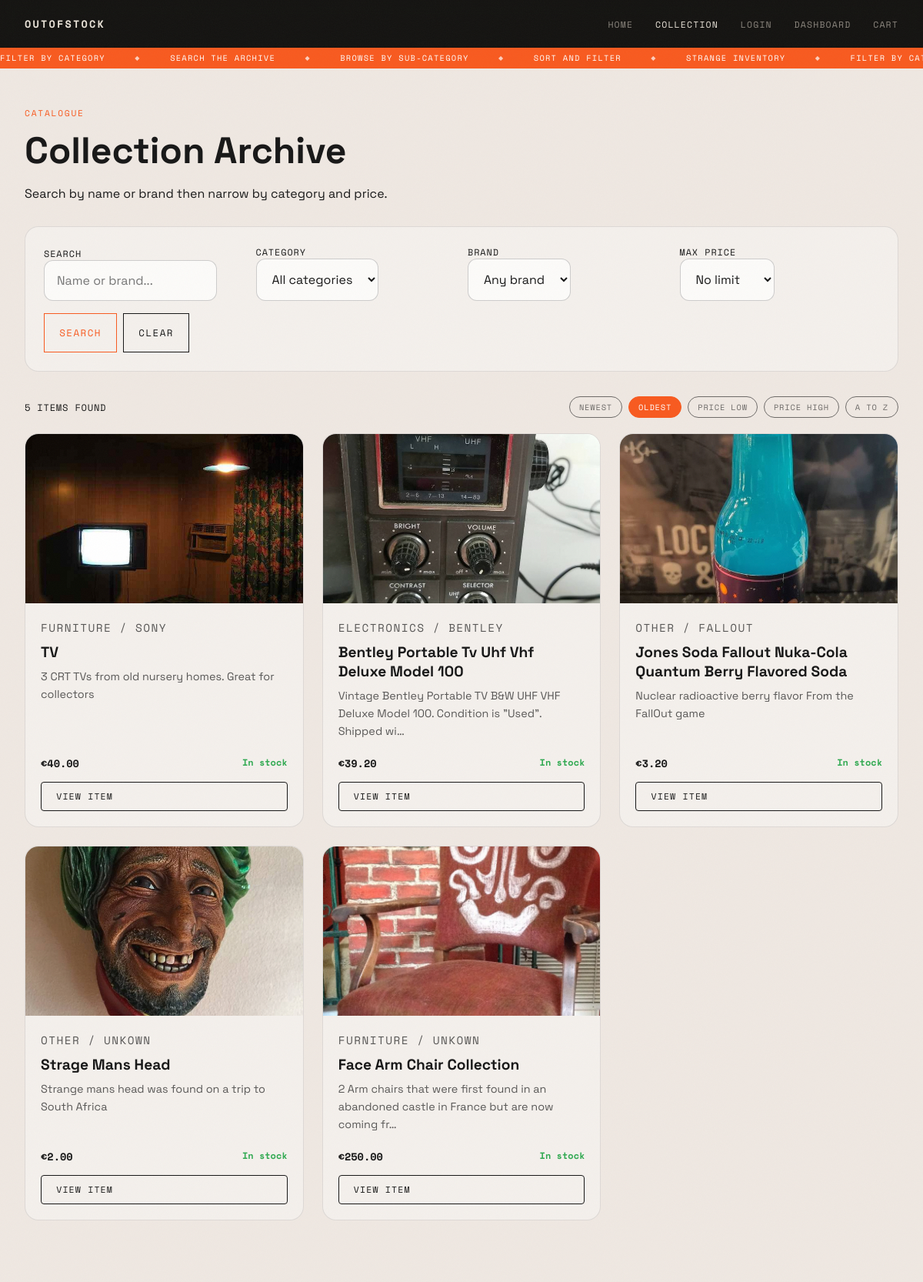
The page /products/?q=&category=&subcategory=&brand=&max_price=&sort=oldest on the database its author committed.
### store/models.py (models this page shows, shortened)
class Product(models.Model):
    owner       = models.ForeignKey(User, on_delete=models.CASCADE, related_name='products', null=True, blank=True)
    category    = models.ForeignKey(Category, on_delete=models.CASCADE)
    name        = models.CharField(max_length=150)
    brand       = models.CharField(max_length=100, blank=True)
    description = models.TextField()
    price       = models.DecimalField(max_digits=8, decimal_places=2)
    image       = models.ImageField(upload_to='products/', blank=True, null=True)
    stock       = models.PositiveIntegerField(default=0)

class Category(models.Model):
    name        = models.CharField(max_length=100)
    description = models.TextField(blank=True)
    parent      = models.ForeignKey(
        'self',
        on_delete=models.SET_NULL,
        null=True,
        blank=True,
        related_name='subcategories'
    )
    class Meta:
        verbose_name_plural = 'Categories'

### store/views.py (the view)
# urls.py: path('products/',                           views.products,             name='products'),
def products(request):
    items = Product.objects.all()
    top_categories = Category.objects.filter(parent=None)
    categories = Category.objects.all()
    query = request.GET.get('q', '')
    category_id = request.GET.get('category', '')
    subcategory_id = request.GET.get('subcategory', '')
    max_price = request.GET.get('max_price', '')
    brand_filter = request.GET.get('brand', '')
    sort_by = request.GET.get('sort', 'newest')
    if query:
        items = items.filter(Q(name__icontains=query) | Q(brand__icontains=query))
    if subcategory_id:
        items = items.filter(category__id=subcategory_id)
    elif category_id:
        items = items.filter(Q(category__id=category_id) | Q(category__parent__id=category_id))
    if max_price:
        try:
            items = items.filter(price__lte=float(max_price))
        except:
            pass
    if brand_filter:
        items = items.filter(brand__icontains=brand_filter)
    if sort_by == 'price_asc':
        items = items.order_by('price')
    elif sort_by == 'price_desc':
        items = items.order_by('-price')
    elif sort_by == 'oldest':
        items = items.order_by('id')
    elif sort_by == 'az':
        items = items.order_by('name')
    else:
        items = items.order_by('-id')
    all_brands = Product.objects.exclude(brand='').values_list('brand', flat=True).distinct()
    subcategories = []
    if category_id:
        subcategories = list(Category.objects.filter(parent__id=category_id).values('id', 'name'))
    return render(request, 'store/products.html', {
        'products': items,
        'top_categories': top_categories,
        'categories': categories,
        'subcategories': subcategories,
        'all_brands': all_brands,
        'query': query,
        'selected_cat': category_id,
        'selected_subcat': subcategory_id,
        'selected_price': max_price,
        'selected_brand': brand_filter,
        'sort_by': sort_by,
        'result_count': items.count(),
    })

### store/templates/store/products.html (shortened to what this page needs)
{% load static %}
<!DOCTYPE html>
<html lang="en">
<head>
  <link rel="stylesheet" href="{% static 'store/css/shared.css' %}">
  <link rel="stylesheet" href="{% static 'store/css/collection.css' %}">
</head>
<body class="theme-light inner-page-body">
  <div class="noise"></div>
  <header class="site-header">
    <a href="{% url 'home' %}" class="logo">OUTOFSTOCK</a>
    <nav class="main-nav">
      <a href="{% url 'home' %}">Home</a>
      <a href="{% url 'products' %}" class="active-link">Collection</a>
      {% if user.is_authenticated %}<a href="{% url 'logout' %}">Logout</a>{% else %}<a href="{% url 'login' %}">Login</a>{% endif %}
      <a href="{% url 'dashboard' %}">Dashboard</a>
      <a href="{% url 'cart' %}">Cart</a>
    </nav>
  </header>
  <div class="ticker-wrap">
    <div class="ticker-track">
      <span>FILTER BY CATEGORY</span><span class="dot-sep">&#9670;</span>
      <span>SEARCH THE ARCHIVE</span><span class="dot-sep">&#9670;</span>
      <span>BROWSE BY SUB-CATEGORY</span><span class="dot-sep">&#9670;</span>
      <span>SORT AND FILTER</span><span class="dot-sep">&#9670;</span>
      <span>STRANGE INVENTORY</span><span class="dot-sep">&#9670;</span>
    </div>
  </div>
  <main class="inner-page">
    <section class="page-hero compact-hero">
      <div>
        <p class="section-label">CATALOGUE</p>
        <h1>Collection Archive</h1>
        <p class="page-intro">Search by name or brand then narrow by category and price.</p>
      </div>
    </section>
    <section class="filter-panel">
      <form class="filter-grid" method="GET" action="{% url 'products' %}" id="filter-form">
        <div class="filter-field">
          <label for="search">Search</label>
          <input id="search" name="q" type="text" placeholder="Name or brand..." value="{{ query }}" data-search />
        </div>
        <div class="filter-field">
          <label for="category-select">Category</label>
          <select id="category-select" name="category">
            <option value="">All categories</option>
          </select>
        </div>
        <div class="filter-field">
          <label for="brand">Brand</label>
          <select id="brand" name="brand">
            <option value="">Any brand</option>
          </select>
        </div>
        <div class="filter-field">
          <label for="price">Max price</label>
          <select id="price" name="max_price">
            <option value="">No limit</option>
          </select>
        </div>
        <div class="filter-buttons" style="grid-column: 1 / -1;">
          <button type="submit" class="action-btn">Search</button>
          <a href="{% url 'products' %}" class="ghost-btn">Clear</a>
        </div>
      </form>
    </section>
    <section class="catalog-grid-section">
      <div class="catalog-top-bar">
        <p>{{ result_count }} item{{ result_count|pluralize }} found</p>
        <div class="sort-options">
          <a href="?q={{ query }}&category={{ selected_cat }}&subcategory={{ selected_subcat }}&brand={{ selected_brand }}&max_price={{ selected_price }}&sort=newest"    class="sort-pill {% if sort_by == 'newest'     %}is-active{% endif %}">Newest</a>
          <a href="?q={{ query }}&category={{ selected_cat }}&subcategory={{ selected_subcat }}&brand={{ selected_brand }}&max_price={{ selected_price }}&sort=oldest"    class="sort-pill {% if sort_by == 'oldest'     %}is-active{% endif %}">Oldest</a>
          <a href="?q={{ query }}&category={{ selected_cat }}&subcategory={{ selected_subcat }}&brand={{ selected_brand }}&max_price={{ selected_price }}&sort=price_asc" class="sort-pill {% if sort_by == 'price_asc'  %}is-active{% endif %}">Price low</a>
          <a href="?q={{ query }}&category={{ selected_cat }}&subcategory={{ selected_subcat }}&brand={{ selected_brand }}&max_price={{ selected_price }}&sort=price_desc" class="sort-pill {% if sort_by == 'price_desc' %}is-active{% endif %}">Price high</a>
          <a href="?q={{ query }}&category={{ selected_cat }}&subcategory={{ selected_subcat }}&brand={{ selected_brand }}&max_price={{ selected_price }}&sort=az"        class="sort-pill {% if sort_by == 'az'         %}is-active{% endif %}">A to Z</a>
        </div>
      </div>
      <div class="catalog-grid">
        {% for product in products %}
        <article class="catalog-card">
          <a href="{% url 'product_detail' product.id %}" class="catalog-image{% if product.stock == 0 %} is-sold-out{% endif %}">
            {% if product.image %}
              <img src="{{ product.image.url }}" alt="{{ product.name }}" />
            {% else %}
              <span>{{ product.name }}</span>
            {% endif %}
          </a>
          <div class="catalog-copy">
            <p class="catalog-meta">
              {% if product.category.parent %}{{ product.category.parent.name }} &rsaquo; {% endif %}{{ product.category.name }}{% if product.brand %} / {{ product.brand }}{% endif %}
            </p>
            <h3><a href="{% url 'product_detail' product.id %}">{{ product.name }}</a></h3>
            <p>{{ product.description|truncatechars:90 }}</p>
            <div class="catalog-row">
              <span>&#8364;{{ product.price }}</span>
              {% if product.stock > 0 %}<span class="stock-in">In stock</span>{% else %}<span class="stock-out">SOLD OUT</span>{% endif %}
            </div>
            <a href="{% url 'product_detail' product.id %}" class="catalog-view-btn">View Item</a>
          </div>
        </article>
        {% empty %}
          <p class="empty-message">Nothing matches your search. <a href="{% url 'products' %}">Clear filters</a></p>
        {% endfor %}
      </div>
    </section>
  </main>
</body>
</html>

### store/static/store/css/collection.css (style rules this page uses)
.filter-panel { padding: 1.5rem; border-radius: 18px; margin-bottom: 2rem; }
.filter-grid { display: grid; grid-template-columns: repeat(4, 1fr); gap: 1rem; align-items: end; }
.catalog-top-bar { display: flex; justify-content: space-between; align-items: center; gap: 1rem; margin-bottom: 1.25rem; font-family: var(--font-mono); font-size: 0.76rem; letter-spacing: 0.06em; text-transform: uppercase; color: var(--page-text); }
.sort-options { display: flex; gap: 0.5rem; flex-wrap: wrap; }
.sort-pill { font-family: var(--font-mono); font-size: 0.65rem; letter-spacing: 0.08em; text-transform: uppercase; padding: 0.3rem 0.75rem; border: 1px solid var(--btn-border); border-radius: 999px; color: var(--btn-text); cursor: pointer; text-decoration: none; transition: all 0.15s ease; opacity: 0.6; }
.sort-pill.is-active { background: var(--orange); border-color: var(--orange); color: #fff; opacity: 1; }
.catalog-grid { display: grid; grid-template-columns: repeat(3, 1fr); gap: 1.5rem; }
.catalog-card { border-radius: 18px; overflow: hidden; display: flex; flex-direction: column; }
.catalog-image { display: block; height: 220px; position: relative; background: var(--card-bg); overflow: hidden; }
.catalog-image img { position: absolute; inset: 0; width: 100%; height: 100%; object-fit: cover; display: block; transition: transform 0.3s ease; }
.catalog-copy { padding: 1.25rem; flex: 1; display: flex; flex-direction: column; }
.catalog-meta { font-family: var(--font-mono); font-size: 0.78rem; letter-spacing: 0.1em; text-transform: uppercase; margin-bottom: 0.7rem; color: var(--orange); }
.catalog-copy h3 { margin-bottom: 0.5rem; font-size: 1.2rem; color: var(--page-text); }
.catalog-copy h3 a { color: inherit; }
.catalog-copy > p { font-size: 0.9rem; line-height: 1.6; color: var(--page-text); opacity: 0.7; margin-bottom: 0.5rem; }
.catalog-row { display: flex; justify-content: space-between; gap: 1rem; margin-top: auto; padding-top: 0.75rem; font-family: var(--font-mono); font-size: 0.85rem; font-weight: 700; color: var(--page-text); }
.catalog-view-btn { display: inline-block; margin-top: 0.85rem; font-family: var(--font-mono); font-size: 0.72rem; letter-spacing: 0.1em; text-transform: uppercase; padding: 0.6rem 1.2rem; border: 1px solid var(--btn-border); color: var(--btn-text); background: none; transition: all 0.2s ease; cursor: pointer; border-radius: 4px; }
.stock-in { color: var(--green); font-size: 0.75rem; }

### rows shown on the page
Product: image (picture), category.name "FURNITURE", brand "SONY", name "TV", description "3 CRT TVs from old nursery homes. Great for collectors", price "40.00", stock "In stock"
Product: image (picture), category.name "ELECTRONICS", brand "BENTLEY", name "Bentley Portable Tv Uhf Vhf Deluxe Model 100", description "Vintage Bentley Portable TV B&W UHF VHF Deluxe Model 100. Condition is \"Used\". Shipped wi…", price "39.20", stock "In stock"
Product: image (picture), category.name "OTHER", brand "FALLOUT", name "Jones Soda Fallout Nuka-Cola Quantum Berry Flavored Soda", description "Nuclear radioactive berry flavor From the FallOut game", price "3.20", stock "In stock"
Product: image (picture), category.name "OTHER", brand "UNKOWN", name "Strage Mans Head", description "Strange mans head was found on a trip to South Africa", price "2.00", stock "In stock"
Product: image (picture), category.name "FURNITURE", brand "UNKOWN", name "Face Arm Chair Collection", description "2 Arm chairs that were first found in an abandoned castle in France but are now coming fr…", price "250.00", stock "In stock"

### other values the page prints
{{ result_count }} "5"
